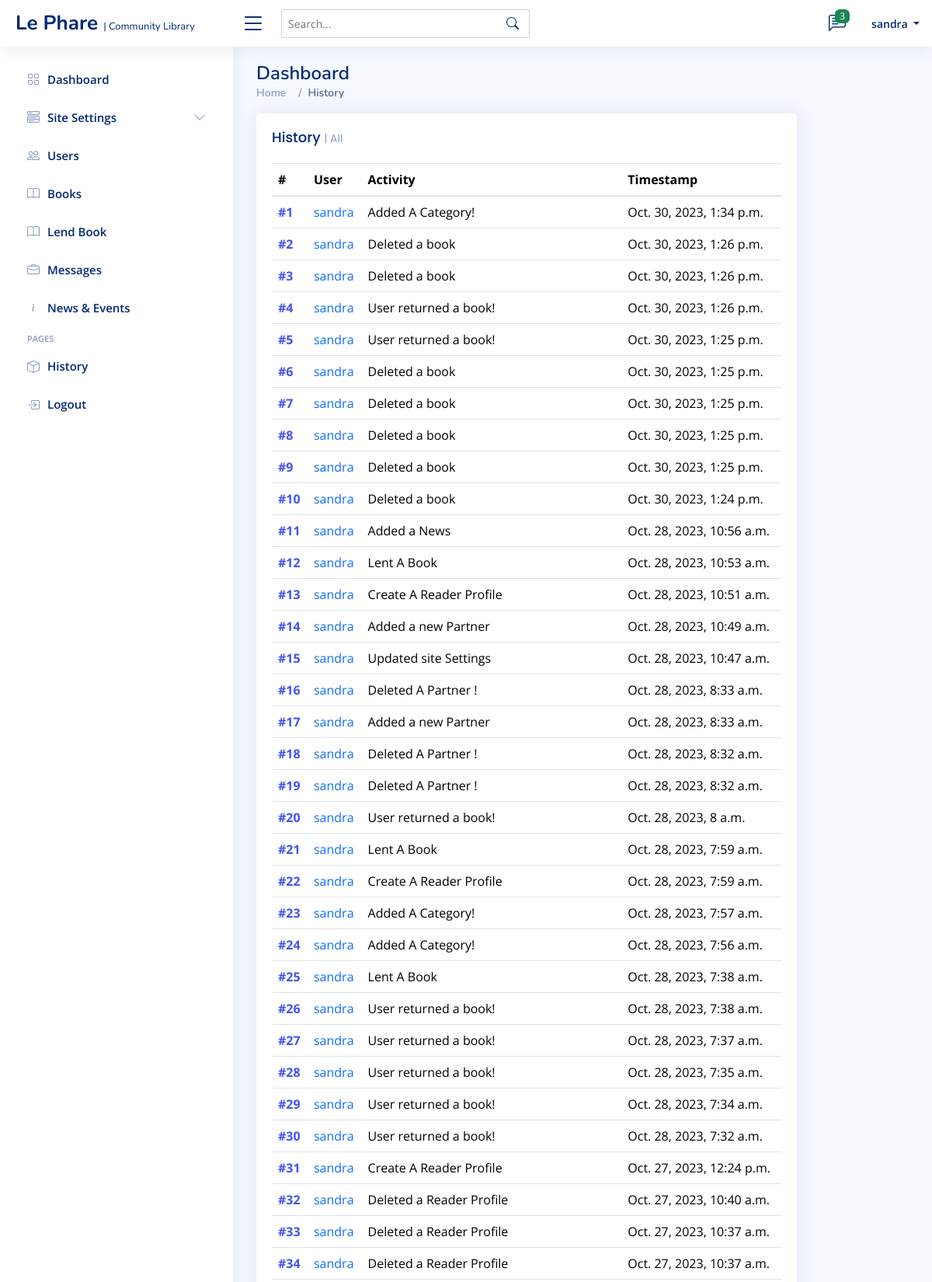
Screenshot of /dashboard/history (signed in, upper part) with the database file from the repository.
### MainApp/models.py (models this page shows)
class History(models.Model):
    by = models.ForeignKey(User, on_delete=models.CASCADE)
    action = models.CharField(max_length=100)
    timestamp = models.DateTimeField(auto_now_add=True)
    class Meta:
        ordering = ["-timestamp"]

### Dashboard/views.py (the view)
# urls.py: path("history", history),
@login_required(login_url="/login")
def history(request):
    history = History.objects.all()
    context = {
        "history": history,
    }
    return render(request, "dashboard/history.html", context)

### Dashboard/templates/dashboard/history.html
{% extends './base.html'%} {% load static%} {% block content%}{% load humanize%}
<main id="main" class="main">
  <div class="pagetitle">
    <h1>Dashboard</h1>
    <nav>
      <ol class="breadcrumb">
        <li class="breadcrumb-item"><a href="/">Home</a></li>
        <li class="breadcrumb-item active">History</li>
      </ol>
    </nav>
  </div>
  <section class="section dashboard">
    <div class="row">
      <div class="col-10">
        <div class="card">
          <div class="card-body">
            <h5 class="card-title">History <span>| All</span></h5>
            <table class="table table-borderless datatable">
              <thead>
                <tr>
                  <th scope="col">#</th>
                  <th scope="col">User</th>
                  <th scope="col">Activity</th>
                  <th scope="col">Timestamp</th>
                </tr>
              </thead>
              <tbody>
                {% for activity in history %}
                <tr>
                  <th scope="row"><a href="#">#{{forloop.counter}}</a></th>
                  <td>
                    <a href="#" class="text-primary">{{activity.by}} </a>
                  </td>
                  <td>{{activity.action}}</td>
                  <td>{{activity.timestamp}}</td>
                </tr>
                {% endfor %}
              </tbody>
            </table>
          </div>
        </div>
      </div>
    </div>
  </section>
</main>
{% endblock %}

### Dashboard/templates/dashboard/base.html (shortened to what this page needs)
{% load static %} {% load humanize %}
<!DOCTYPE html>
<html lang="en">
  <head>
    <link
      rel="stylesheet"
      href="https://cdn.jsdelivr.net/npm/bootstrap@4.0.0/dist/css/bootstrap.min.css"
    />
    <link
      href="{%static 'dashboard/assets/vendor/bootstrap/css/bootstrap.min.css'%}"
      rel="stylesheet"
    />
    <link
      href="{%static 'dashboard/assets/vendor/bootstrap-icons/bootstrap-icons.css'%}"
      rel="stylesheet"
    />
    <link
      href="{%static 'dashboard/assets/vendor/boxicons/css/boxicons.min.css'%}"
      rel="stylesheet"
    />
    <link
      href="{% static 'dashboard/assets/vendor/quill/quill.snow.css'%}"
      rel="stylesheet"
    />
    <link
      href="{% static 'dashboard/assets/vendor/quill/quill.bubble.css'%}"
      rel="stylesheet"
    />
    <link
      href="{% static 'dashboard/assets/vendor/remixicon/remixicon.css'%}"
      rel="stylesheet"
    />
    <link
      href="{% static 'dashboard/assets/vendor/simple-datatables/style.css'%}"
      rel="stylesheet"
    />
    <link href="{%static 'dashboard/assets/css/style.css'%}" rel="stylesheet" />
  </head>
  <body>
    <header id="header" class="header fixed-top d-flex align-items-center">
      <div class="d-flex align-items-center justify-content-between">
        <a href="/dashboard" class="logo d-flex align-items-center">
          <span class="d-none d-lg-block"
            >Le Phare
            <small style="font-size: 13px"> | Community Library</small>
          </span>
        </a>
        <i class="bi bi-list toggle-sidebar-btn"></i>
      </div>
      <div class="search-bar">
        <form
          class="search-form d-flex align-items-center"
          method="POST"
          action="#"
        >
          <input
            type="text"
            name="query"
            placeholder="Search..."
            title="Enter search keyword"
          />
          <button type="submit" title="Search">
            <i class="bi bi-search"></i>
          </button>
        </form>
      </div>
      <nav class="header-nav ms-auto">
        <ul class="d-flex align-items-center">
          <li class="nav-item dropdown">
            <a class="nav-link nav-icon" href="#" data-bs-toggle="dropdown">
              <i class="bi bi-chat-left-text"></i>
              <span class="badge bg-success badge-number">3</span> </a
            >
          </li>
          <li class="nav-item dropdown pe-3">
            <a
              class="nav-link nav-profile d-flex align-items-center pe-0"
              href="#"
              data-bs-toggle="dropdown"
            >
              <span class="d-none d-md-block dropdown-toggle ps-2"
                >{{request.user}}
              </span> </a
            >
          </li>
        </ul>
      </nav>
    </header>
    <aside id="sidebar" class="sidebar">
      <ul class="sidebar-nav" id="sidebar-nav">
        <li class="nav-item">
          <a class="nav-link collapsed" href="/dashboard">
            <i class="bi bi-grid"></i>
            <span>Dashboard</span>
          </a>
        </li>
        <li class="nav-item">
          <a
            class="nav-link collapsed"
            data-bs-target="#forms-nav"
            data-bs-toggle="collapse"
            href="/dashboard/settings"
          >
            <i class="bi bi-menu-button-wide"></i><span>Site Settings</span
            ><i class="bi bi-chevron-down ms-auto"></i>
          </a>
        </li>
        <li class="nav-item">
          <a class="nav-link collapsed" href="/dashboard/users">
            <i class="bi bi-people"></i><span>Users</span></a
          >
        </li>
        <li class="nav-item">
          <a class="nav-link collapsed" href="/dashboard/books">
            <i class="bi bi-book"></i><span>Books</span>
          </a>
        </li>
        <li class="nav-item">
          <a class="nav-link collapsed" href="/dashboard/books/lend">
            <i class="bi bi-book"></i><span>Lend Book</span>
          </a>
        </li>
        <li class="nav-item">
          <a class="nav-link collapsed" href="#">
            <i class="bi bi-briefcase"></i><span>Messages</span>
          </a>
        </li>
        <li class="nav-item">
          <a class="nav-link collapsed" href="/dashboard/news">
            <i class="bi bi-info"></i><span>News & Events</span>
          </a>
        </li>
        <li class="nav-heading">Pages</li>
        <li class="nav-item">
          <a class="nav-link collapsed" href="/dashboard/history">
            <i class="bi bi-box"></i>
            <span>History</span>
          </a>
        </li>
        <li class="nav-item">
          <a class="nav-link collapsed" href="/logout">
            <i class="bi bi-box-arrow-in-right"></i>
            <span>Logout</span>
          </a>
        </li>
      </ul>
    </aside>
    {% block content %} {{ redirect_to_login_immediately }} {% endblock %}
  </body>
</html>

### static/dashboard/assets/css/style.css (style rules this page uses)
:root { scroll-behavior: smooth; }
body { font-family: "Open Sans", sans-serif; background: #f6f9ff; color: #444444; }
a { color: #4154f1; text-decoration: none; }
h1, h2, h3, h4, h5, h6 { font-family: "Nunito", sans-serif; }
#main { margin-top: 60px; padding: 20px 30px; transition: all 0.3s; }
.pagetitle { margin-bottom: 10px; }
.pagetitle h1 { font-size: 24px; margin-bottom: 0; font-weight: 600; color: #012970; }
.card { margin-bottom: 30px; border: none; border-radius: 5px; box-shadow: 0px 0 30px rgba(1, 41, 112, 0.1); }
.card-title { padding: 20px 0 15px 0; font-size: 18px; font-weight: 500; color: #012970; font-family: "Poppins", sans-serif; }
.card-title span { color: #899bbd; font-size: 14px; font-weight: 400; }
.card-body { padding: 0 20px 20px 20px; }
.breadcrumb { font-size: 14px; font-family: "Nunito", sans-serif; color: #899bbd; font-weight: 600; }
.breadcrumb a { color: #899bbd; transition: 0.3s; }
.breadcrumb .breadcrumb-item::before { color: #899bbd; }
.breadcrumb .active { color: #51678f; font-weight: 600; }
.logo { line-height: 1; }
@media (min-width: 1200px) { .logo { width: 280px; } }
.logo span { font-size: 26px; font-weight: 700; color: #012970; font-family: "Nunito", sans-serif; }
.header { transition: all 0.5s; z-index: 997; height: 60px; box-shadow: 0px 2px 20px rgba(1, 41, 112, 0.1); background-color: #fff; padding-left: 20px; }
.header .toggle-sidebar-btn { font-size: 32px; padding-left: 10px; cursor: pointer; color: #012970; }
.header .search-bar { min-width: 360px; padding: 0 20px; }
.header .search-form { width: 100%; }
.header .search-form input { border: 0; font-size: 14px; color: #012970; border: 1px solid rgba(1, 41, 112, 0.2); padding: 7px 38px 7px 8px; border-radius: 3px; transition: 0.3s; width: 100%; }
.header .search-form button { border: 0; padding: 0; margin-left: -30px; background: none; }
.header .search-form button i { color: #012970; }
.header-nav ul { list-style: none; }
.header-nav>ul { margin: 0; padding: 0; }
.header-nav .nav-icon { font-size: 22px; color: #012970; margin-right: 25px; position: relative; }
.header-nav .nav-profile { color: #012970; }
.header-nav .nav-profile span { font-size: 14px; font-weight: 600; }
.header-nav .badge-number { position: absolute; inset: -2px -5px auto auto; font-weight: normal; font-size: 12px; padding: 3px 6px; }
.sidebar { position: fixed; top: 60px; left: 0; bottom: 0; width: 300px; z-index: 996; transition: all 0.3s; padding: 20px; overflow-y: auto; scrollbar-width: thin; scrollbar-color: #aab7cf transparent; box-shadow: 0px 0px 20px rgba(1, 41, 112, 0.1); background-color: #fff; }
@media (min-width: 1200px) { #main, #footer { margin-left: 300px; } }
.sidebar-nav { padding: 0; margin: 0; list-style: none; }
.sidebar-nav li { padding: 0; margin: 0; list-style: none; }
.sidebar-nav .nav-item { margin-bottom: 5px; }
.sidebar-nav .nav-heading { font-size: 11px; text-transform: uppercase; color: #899bbd; font-weight: 600; margin: 10px 0 5px 15px; }
.sidebar-nav .nav-link { display: flex; align-items: center; font-size: 15px; font-weight: 600; color: #4154f1; transition: 0.3; background: #f6f9ff; padding: 10px 15px; border-radius: 4px; }
.sidebar-nav .nav-link i { font-size: 16px; margin-right: 10px; color: #4154f1; }
.sidebar-nav .nav-link.collapsed { color: #012970; background: #fff; }
.sidebar-nav .nav-link.collapsed i { color: #899bbd; }
.sidebar-nav .nav-link .bi-chevron-down { margin-right: 0; transition: transform 0.2s ease-in-out; }

### rows the page displays
History: by "sandra", action "Added A Category!", timestamp "Oct. 30, 2023, 1:34 p.m."
History: by "sandra", action "Deleted a book", timestamp "Oct. 30, 2023, 1:26 p.m."
History: by "sandra", action "Deleted a book", timestamp "Oct. 30, 2023, 1:26 p.m."
History: by "sandra", action "User returned a book!", timestamp "Oct. 30, 2023, 1:26 p.m."
History: by "sandra", action "User returned a book!", timestamp "Oct. 30, 2023, 1:25 p.m."
History: by "sandra", action "Deleted a book", timestamp "Oct. 30, 2023, 1:25 p.m."
History: by "sandra", action "Deleted a book", timestamp "Oct. 30, 2023, 1:25 p.m."
History: by "sandra", action "Deleted a book", timestamp "Oct. 30, 2023, 1:25 p.m."
History: by "sandra", action "Deleted a book", timestamp "Oct. 30, 2023, 1:25 p.m."
History: by "sandra", action "Deleted a book", timestamp "Oct. 30, 2023, 1:24 p.m."
History: by "sandra", action "Added a News", timestamp "Oct. 28, 2023, 10:56 a.m."
History: by "sandra", action "Lent A Book", timestamp "Oct. 28, 2023, 10:53 a.m."
History: by "sandra", action "Create A Reader Profile", timestamp "Oct. 28, 2023, 10:51 a.m."
History: by "sandra", action "Added a new Partner", timestamp "Oct. 28, 2023, 10:49 a.m."
History: by "sandra", action "Updated site Settings", timestamp "Oct. 28, 2023, 10:47 a.m."
History: by "sandra", action "Deleted A Partner !", timestamp "Oct. 28, 2023, 8:33 a.m."
History: by "sandra", action "Added a new Partner", timestamp "Oct. 28, 2023, 8:33 a.m."
History: by "sandra", action "Deleted A Partner !", timestamp "Oct. 28, 2023, 8:32 a.m."
History: by "sandra", action "Deleted A Partner !", timestamp "Oct. 28, 2023, 8:32 a.m."
History: by "sandra", action "User returned a book!", timestamp "Oct. 28, 2023, 8 a.m."
History: by "sandra", action "Lent A Book", timestamp "Oct. 28, 2023, 7:59 a.m."
History: by "sandra", action "Create A Reader Profile", timestamp "Oct. 28, 2023, 7:59 a.m."
History: by "sandra", action "Added A Category!", timestamp "Oct. 28, 2023, 7:57 a.m."
History: by "sandra", action "Added A Category!", timestamp "Oct. 28, 2023, 7:56 a.m."
History: by "sandra", action "Lent A Book", timestamp "Oct. 28, 2023, 7:38 a.m."
History: by "sandra", action "User returned a book!", timestamp "Oct. 28, 2023, 7:38 a.m."
History: by "sandra", action "User returned a book!", timestamp "Oct. 28, 2023, 7:37 a.m."
History: by "sandra", action "User returned a book!", timestamp "Oct. 28, 2023, 7:35 a.m."
History: by "sandra", action "User returned a book!", timestamp "Oct. 28, 2023, 7:34 a.m."
History: by "sandra", action "User returned a book!", timestamp "Oct. 28, 2023, 7:32 a.m."
History: by "sandra", action "Create A Reader Profile", timestamp "Oct. 27, 2023, 12:24 p.m."
History: by "sandra", action "Deleted a Reader Profile", timestamp "Oct. 27, 2023, 10:40 a.m."
History: by "sandra", action "Deleted a Reader Profile", timestamp "Oct. 27, 2023, 10:37 a.m."
History: by "sandra", action "Deleted a Reader Profile", timestamp "Oct. 27, 2023, 10:37 a.m."

### other values shown
{{ request.user }} "sandra"
